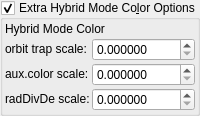
              <widget class="MyGroupBox" name="groupCheck_fractal_coloring_extra_color_options_false">
               <property name="toolTip">
                <string>&lt;html&gt;&lt;head/&gt;&lt;body&gt;&lt;p&gt;Can be used for controlling the relative size of the three color components in the Hybrid Mode.&lt;/p&gt;&lt;p&gt;These controls can also be used for pre-V2.15 backwards compatibility&lt;/p&gt;&lt;/body&gt;&lt;/html&gt;</string>
               </property>
               <property name="title">
                <string>Extra Hybrid Mode Co&amp;lor Options</string>
               </property>
               <property name="checkable">
                <bool>true</bool>
               </property>
               <layout class="QVBoxLayout" name="verticalLayout_49" stretch="0,0">
                <property name="spacing">
                 <number>2</number>
                </property>
                <property name="leftMargin">
                 <number>2</number>
                </property>
                <property name="topMargin">
                 <number>2</number>
                </property>
                <property name="rightMargin">
                 <number>2</number>
                </property>
                <property name="bottomMargin">
                 <number>2</number>
                </property>
                <item>
                 <layout class="QGridLayout" name="gridLayout" columnstretch="0">
                  <item row="2" column="0">
                   <widget class="QLabel" name="label_63">
                    <property name="text">
                     <string>Hybrid Mode Color</string>
                    </property>
                   </widget>
                  </item>
                 </layout>
                </item>
                <item>
                 <layout class="QGridLayout" name="gridLayout_32" columnstretch="0,1">
                  <property name="topMargin">
                   <number>0</number>
                  </property>
                  <item row="2" column="0">
                   <widget class="QLabel" name="label_88">
                    <property name="font">
                     <font>
                      <weight>75</weight>
                      <bold>true</bold>
                     </font>
                    </property>
                    <property name="text">
                     <string>&lt;html&gt;&lt;head/&gt;&lt;body&gt;&lt;p&gt;&lt;span style=&quot; font-weight:400;&quot;&gt;radDivDe scale:&lt;/span&gt;&lt;/p&gt;&lt;/body&gt;&lt;/html&gt;</string>
                    </property>
                   </widget>
                  </item>
                  <item row="2" column="1">
                   <widget class="MyDoubleSpinBox" name="spinbox_fractal_coloring_rad_div_de_scale1">
                    <property name="sizePolicy">
                     <sizepolicy hsizetype="Minimum" vsizetype="Maximum">
                      <horstretch>0</horstretch>
                      <verstretch>0</verstretch>
                     </sizepolicy>
                    </property>
                    <property name="prefix">
                     <string/>
                    </property>
                    <property name="suffix">
                     <string/>
                    </property>
                    <property name="decimals">
                     <number>6</number>
                    </property>
                    <property name="minimum">
                     <double>0.000000000000000</double>
                    </property>
                    <property name="maximum">
                     <double>9999.999900000000707</double>
                    </property>
                    <property name="singleStep">
                     <double>0.100000000000000</double>
                    </property>
                   </widget>
                  </item>
                  <item row="1" column="0">
                   <widget class="QLabel" name="label_89">
                    <property name="font">
                     <font>
                      <weight>75</weight>
                      <bold>true</bold>
                     </font>
                    </property>
                    <property name="text">
                     <string>&lt;html&gt;&lt;head/&gt;&lt;body&gt;&lt;p&gt;&lt;span style=&quot; font-weight:400;&quot;&gt;aux.color scale:&lt;/span&gt;&lt;/p&gt;&lt;/body&gt;&lt;/html&gt;</string>
                    </property>
                   </widget>
                  </item>
                  <item row="1" column="1">
                   <widget class="MyDoubleSpinBox" name="spinbox_fractal_coloring_aux_color_scale1">
                    <property name="sizePolicy">
                     <sizepolicy hsizetype="Minimum" vsizetype="Maximum">
                      <horstretch>0</horstretch>
                      <verstretch>0</verstretch>
                     </sizepolicy>
                    </property>
                    <property name="prefix">
                     <string/>
                    </property>
                    <property name="suffix">
                     <string/>
                    </property>
                    <property name="decimals">
                     <number>6</number>
                    </property>
                    <property name="minimum">
                     <double>0.000000000000000</double>
                    </property>
                    <property name="maximum">
                     <double>9999.999900000000707</double>
                    </property>
                    <property name="singleStep">
                     <double>0.100000000000000</double>
                    </property>
                   </widget>
                  </item>
                  <item row="0" column="1">
                   <widget class="MyDoubleSpinBox" name="spinbox_fractal_coloring_orbit_trap_scale1">
                    <property name="sizePolicy">
                     <sizepolicy hsizetype="Minimum" vsizetype="Maximum">
                      <horstretch>0</horstretch>
                      <verstretch>0</verstretch>
                     </sizepolicy>
                    </property>
                    <property name="prefix">
                     <string/>
                    </property>
                    <property name="suffix">
                     <string/>
                    </property>
                    <property name="decimals">
                     <number>6</number>
                    </property>
                    <property name="minimum">
                     <double>0.000000000000000</double>
                    </property>
                    <property name="maximum">
                     <double>9999.999900000000707</double>
                    </property>
                    <property name="singleStep">
                     <double>0.100000000000000</double>
                    </property>
                   </widget>
                  </item>
                  <item row="0" column="0">
                   <widget class="QLabel" name="label_90">
                    <property name="font">
                     <font>
                      <weight>75</weight>
                      <bold>true</bold>
                     </font>
                    </property>
                    <property name="text">
                     <string>&lt;html&gt;&lt;head/&gt;&lt;body&gt;&lt;p&gt;&lt;span style=&quot; font-weight:400;&quot;&gt;orbit trap scale:&lt;/span&gt;&lt;/p&gt;&lt;/body&gt;&lt;/html&gt;</string>
                    </property>
                   </widget>
                  </item>
                 </layout>
                </item>
               </layout>
              </widget>
